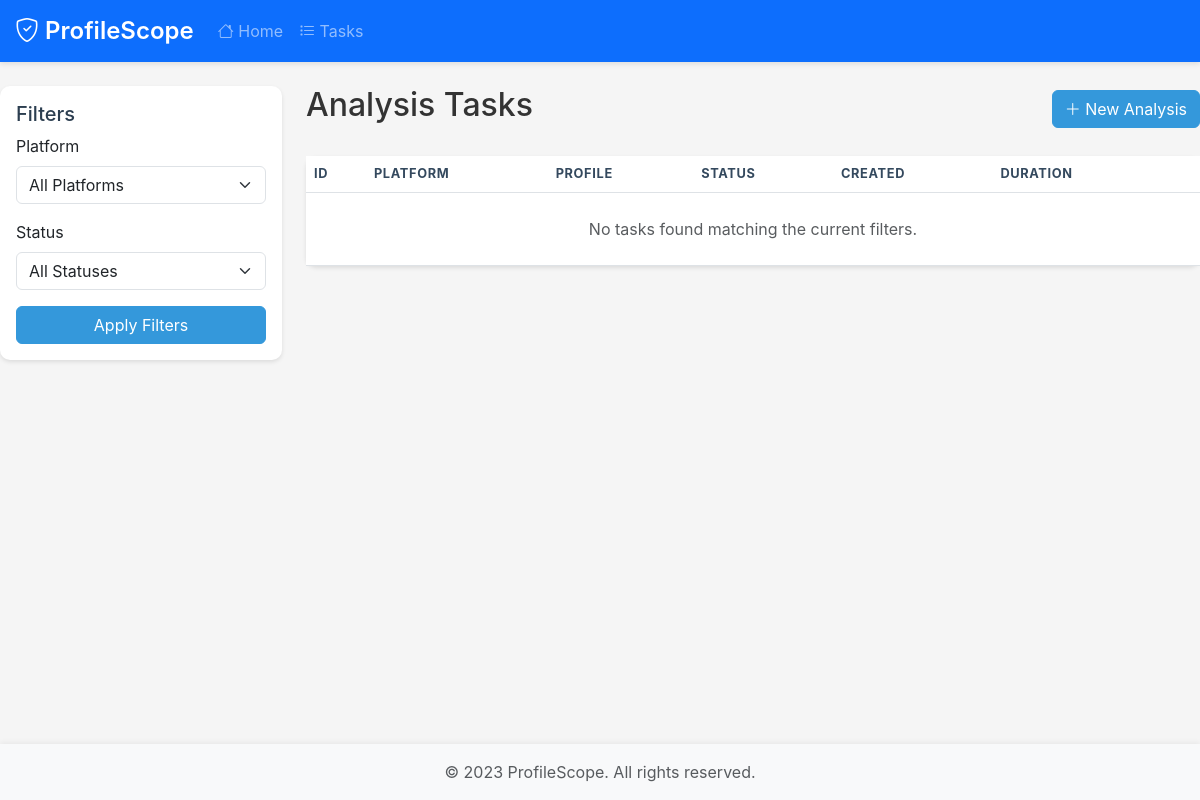
/tasks, run on an earlier commit of the app's database.
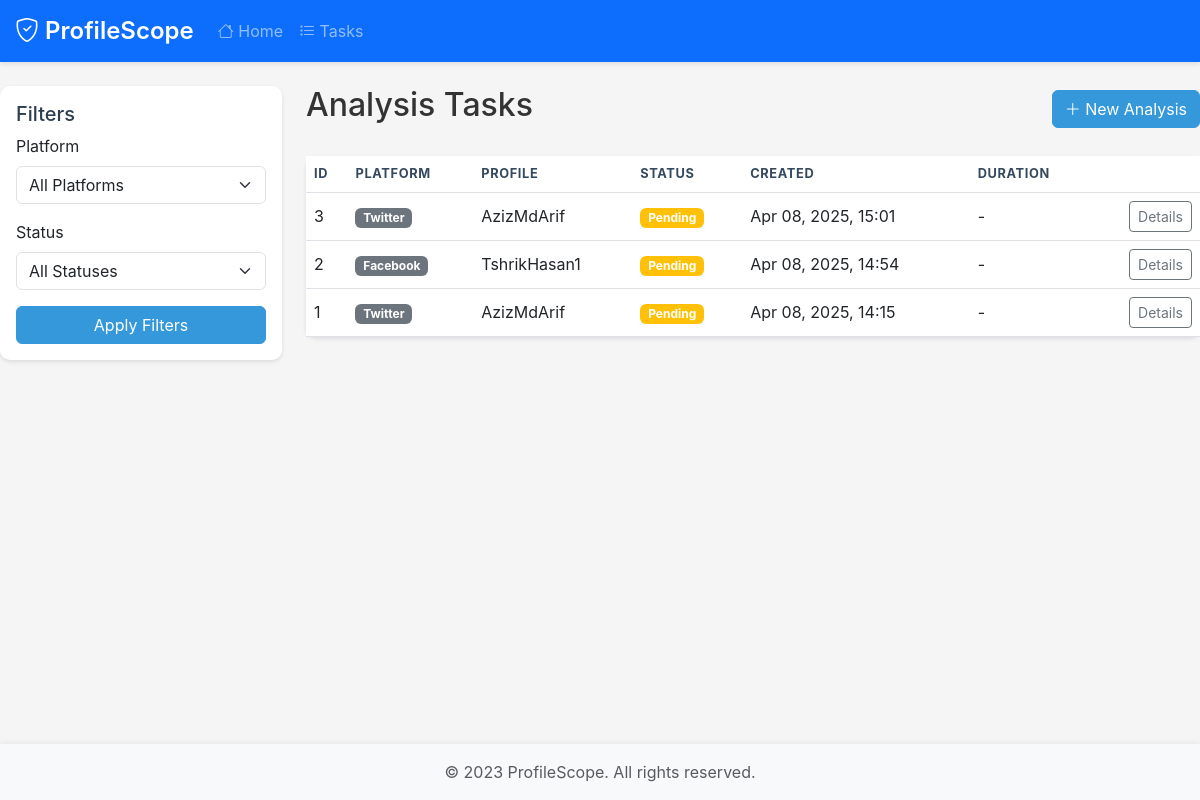
And on a later commit of the database.
### app/web/models/task.py (models this page shows, shortened)
class Task(db.Model):
    id = db.Column(db.Integer, primary_key=True)
    platform = db.Column(db.String(50), nullable=False)
    profile_id = db.Column(db.String(255), nullable=False)
    status = db.Column(db.Enum(TaskStatus), default=TaskStatus.PENDING)
    progress = db.Column(db.Integer, default=0)
    message = db.Column(db.String(255))
    result_path = db.Column(db.String(255))
    error = db.Column(db.Text)
    duration = db.Column(db.Float)
    created_at = db.Column(db.DateTime, default=datetime.utcnow)
    updated_at = db.Column(
        db.DateTime, default=datetime.utcnow, onupdate=datetime.utcnow
    )
    started_at = db.Column(db.DateTime)
    completed_at = db.Column(db.DateTime)

### app/web/routes/views.py (the view)
@views_bp.route("/tasks")
def tasks():
    platform = request.args.get("platform")
    status = request.args.get("status")
    page = request.args.get("page", 1, type=int)
    per_page = 10
    query = Task.query
    if platform:
        query = query.filter_by(platform=platform.lower())
    if status:
        try:
            task_status = TaskStatus(status.lower())
            query = query.filter_by(status=task_status)
        except ValueError:
            flash(f"Invalid status filter: {status}", "warning")
    query = query.order_by(desc(Task.created_at))
    tasks = query.paginate(page=page, per_page=per_page)
    return render_template("tasks.html", tasks=tasks, platform=platform, status=status)

### app/web/filters.py (called while the page is built)
def format_datetime(value):
    if not value:
        return ""
    if isinstance(value, str):
        try:
            value = datetime.fromisoformat(value.replace("Z", "+00:00"))
        except ValueError:
            return value
    return value.strftime("%b %d, %Y, %H:%M")

def status_badge(status):
    badges = {
        "pending": "warning",
        "processing": "primary",
        "completed": "success",
        "failed": "danger",
    }
    return badges.get(status, "secondary")

### app/web/templates/tasks.html (shortened to what this page needs)
{% extends "base.html" %}
{% block content %}
<div class="row">
    <div class="col-md-3">
        <div class="card mb-4">
            <div class="card-body">
                <h3 class="card-title h5">Filters</h3>
                <form action="{{ url_for('views.tasks') }}" method="GET">
                    <div class="mb-3">
                        <label for="platform" class="form-label">Platform</label>
                        <select class="form-select" id="platform" name="platform">
                            <option value="">All Platforms</option>
                        </select>
                    </div>
                    <div class="mb-3">
                        <label for="status" class="form-label">Status</label>
                        <select class="form-select" id="status" name="status">
                            <option value="">All Statuses</option>
                        </select>
                    </div>
                    <button type="submit" class="btn btn-primary w-100">
                        Apply Filters
                    </button>
                </form>
            </div>
        </div>
    </div>
    <div class="col-md-9">
        <div class="d-flex justify-content-between align-items-center mb-4">
            <h2>Analysis Tasks</h2>
            <a href="{{ url_for('views.index') }}" class="btn btn-primary">
                <i class="bi bi-plus-lg"></i> New Analysis
            </a>
        </div>
        <div class="card">
            <div class="table-responsive">
                <table class="table table-hover mb-0">
                    <thead>
                        <tr>
                            <th>ID</th>
                            <th>Platform</th>
                            <th>Profile</th>
                            <th>Status</th>
                            <th>Created</th>
                            <th>Duration</th>
                            <th></th>
                        </tr>
                    </thead>
                    <tbody>
                        {% for task in tasks.items %}
                        <tr>
                            <td>{{ task.id }}</td>
                            <td>
                                <span class="badge bg-secondary">
                                    {{ task.platform|title }}
                                </span>
                            </td>
                            <td>{{ task.profile_id }}</td>
                            <td>
                                <span class="badge bg-{{ task.status.value|status_badge }}">
                                    {{ task.status.value|title }}
                                </span>
                            </td>
                            <td>{{ task.created_at|datetime }}</td>
                            <td>{{ task.duration|duration if task.duration else '-' }}</td>
                            <td class="text-end">
                                <div class="btn-group">
                                    <a href="{{ url_for('views.task', task_id=task.id) }}"
                                       class="btn btn-sm btn-outline-secondary">
                                        Details
                                    </a>
                                </div>
                            </td>
                        </tr>
                        {% else %}
                        <tr>
                            <td colspan="7" class="text-center py-4">
                                <div class="text-muted">
                                    No tasks found matching the current filters.
                                </div>
                            </td>
                        </tr>
                        {% endfor %}
                    </tbody>
                </table>
            </div>
        </div>
    </div>
</div>
{% endblock %}

What changed in the data, as far as the page shows it:
added Task: id "3", platform "Twitter", profile_id "AzizMdArif", status.value "Pending", created_at "Apr 08, 2025, 15:01", duration|duration "-"
added Task: id "2", platform "Facebook", profile_id "TshrikHasan1", status.value "Pending", created_at "Apr 08, 2025, 14:54", duration|duration "-"
added Task: id "1", platform "Twitter", profile_id "AzizMdArif", status.value "Pending", created_at "Apr 08, 2025, 14:15", duration|duration "-"
Also different on the page:
text no longer shown: "No tasks found matching the current filters."
